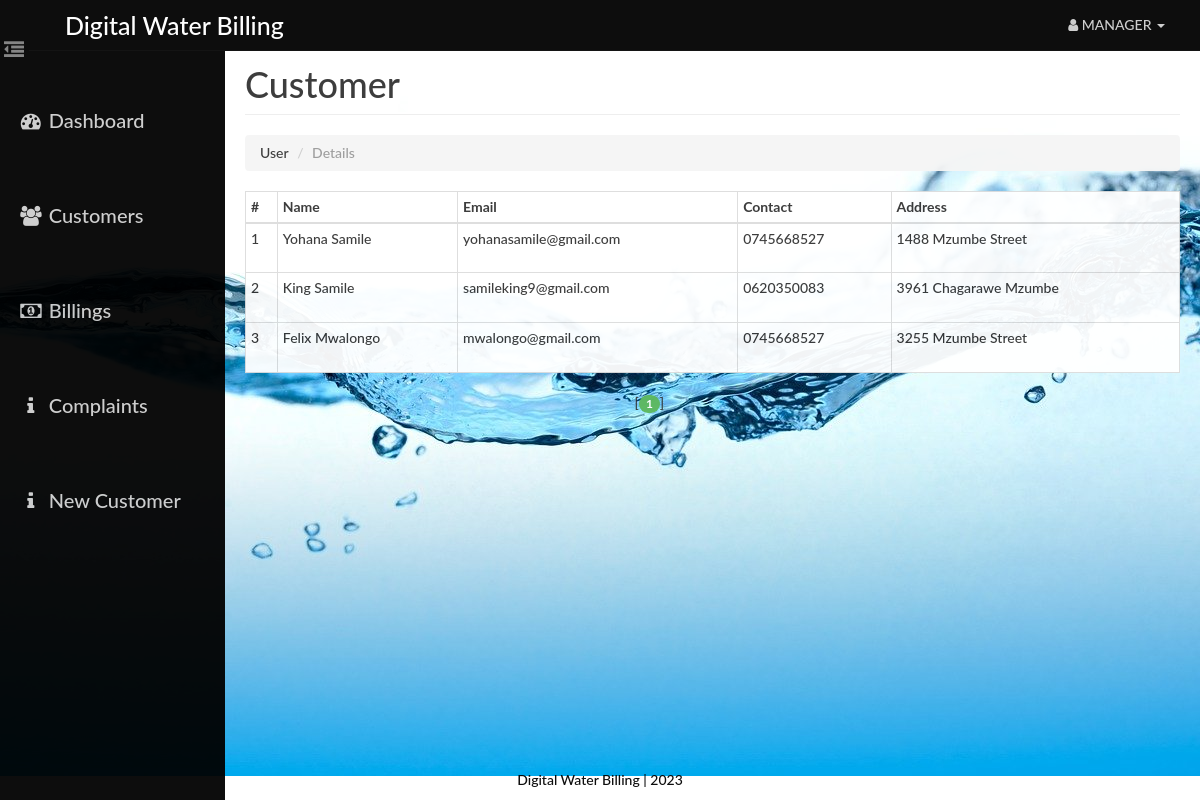
The page /admin/users.php (signed in) on the database its author committed.
### tables this page shows
CREATE TABLE `user` (
  `id` int(14) NOT NULL,
  `name` varchar(40) NOT NULL,
  `email` varchar(40) NOT NULL,
  `phone` varchar(255) NOT NULL,
  `pass` varchar(20) NOT NULL,
  `address` varchar(100) NOT NULL
);

### admin/paging1.php (called while the page is built, shortened)
<?php
    $rowsperpage = 5;
    if (isset($_GET['currentpage']) && is_numeric($_GET['currentpage'])) {
       $currentpage = (int) $_GET['currentpage'];
    } else {
       $currentpage = 1;
    }
    $offset = ($currentpage - 1) * $rowsperpage;
 ?>

### Includes/admin.php (called while the page is built, shortened)
<?php
    function retrieve_users_detail($id,$offset, $rowsperpage)
    {
        global $con;
        $query  = "SELECT * FROM user ";
        $query .= " LIMIT {$offset}, {$rowsperpage} ";
        $result = mysqli_query($con,$query);
        return $result;
    }
 ?>

### admin/users.php (the view, shortened to what this page needs)
<?php
    require_once('head_html.php');
    require_once('../Includes/session.php');
    require_once('../Includes/admin.php');
?>
<body style="background: url(./../assets/img/bg.jpg);opacity:.95;">
    <div id="wrapper">
        <?php
            require_once("nav.php");
            require_once("sidebar.php");
        ?>
        <div id="page-content-wrapper">
            <div class="container-fluid">
                <div class="row">
                    <div class="col-lg-12">
                        <h1 class="page-header">
                            Customer
                        </h1>
                        <ol class="breadcrumb">
                          <li>User</li>
                          <li class="active">Details</li>
                        </ol>
                        <div class="table-responsive" style="padding-top: 0">
                                <table class="table table-hover table-bordered table-condensed"style="background: white;">
                                    <thead>
                                        <tr>
                                            <th>#</th>
                                            <th>Name</th>
                                            <th>Email</th>
                                            <th>Contact</th>
                                            <th>Address</th>
                                        </tr>
                                    </thead>
                                    <tbody>
                                     <?php
                                            include("paging1.php");
                                            $result = retrieve_users_detail($_SESSION['aid'],$offset, $rowsperpage);
                                            $cnt=1;
                                            while($row = mysqli_fetch_assoc($result)){
                                            ?>
                                                <tr>
                                                    <td height="50"><?php echo $cnt; ?></td>
                                                    <td><?php echo $row['name'] ?></td>
                                                    <td><?php echo $row['email'] ?></td>
                                                    <td><?php echo $row['phone'] ?></td>
                                                    <td><?php echo $row['address'] ?></td>
                                                </tr>
                                            <?php $cnt++; } ?>
                                    </tbody>
                                </table>
                                <?php include("paging2.php");  ?>
                        </div>
                    </div>
                </div>
            </div>
        </div>
    </div>
<?php
    require_once("footer.php");
?>
</body>
</html>

### assets/css/dash_admin.css (style rules this page uses)
html { height: 100%; }
body, html { width: 100%; height: 100%; }
body, h1, h2, h3, h4, h5, h6 { font-family: "Lato","Helvetica Neue",Helvetica,Arial,sans-serif; font-weight: 500; }
#wrapper { padding-left: 10px; padding-top: 5px; -webkit-transition: all 0.5s ease; -moz-transition: all 0.5s ease; -o-transition: all 0.5s ease; transition: all 0.5s ease; }
#page-content-wrapper { width: 100%; padding: 15px; min-height:100%; }
@media (min-width:768px) { #wrapper { padding-left: 225px; } }
@media (min-width:768px) { #page-content-wrapper { padding: 20px; } }
.table-responsive { padding-top: 20px; padding-bottom: 20px; }

### rows shown on the page
user: name "Yohana Samile", email "yohanasamile@gmail.com", phone "0745668527", address "1488 Mzumbe Street"
user: name "King Samile", email "samileking9@gmail.com", phone "0620350083", address "3961 Chagarawe Mzumbe"
user: name "Felix Mwalongo", email "mwalongo@gmail.com", phone "0745668527", address "3255 Mzumbe Street"
